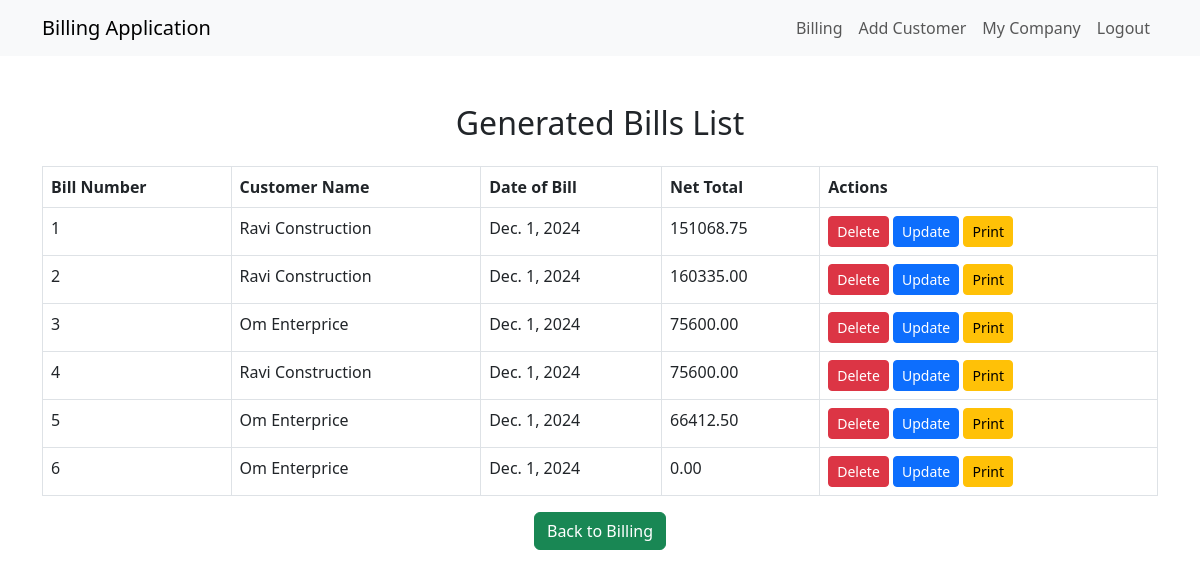
Before: /bill/bills/ with the older database file.
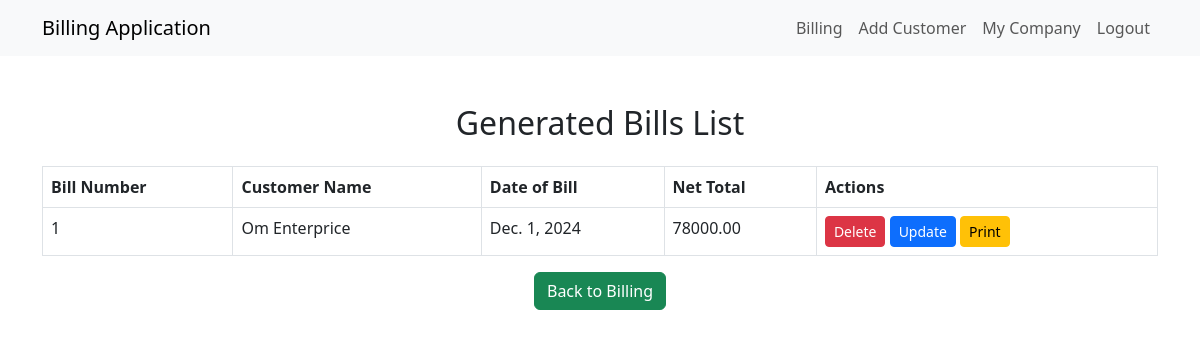
After: the same page with the newer database file.
### bill/models.py (models this page shows, shortened)
class Bill(models.Model):
    bill_number = models.PositiveIntegerField(unique=True)  # Unique bill number
    customer_name = models.CharField(max_length=255)  # Customer's name
    date_of_bill = models.DateField()  # Date of the bill
    net_total = models.DecimalField(max_digits=10, decimal_places=2)  # Total amount of the bill

### bill/views.py (the view)
# urls.py: path('bills/', views.bill_list_view, name='bill_list'),  # URL for bill list
def bill_list_view(request):
    bills = Bill.objects.all()  # Retrieve all bills
    return render(request, 'bill_list.html', {'bills': bills})

### bill/templates/bill_list.html (shortened to what this page needs)
<!DOCTYPE html>
<html lang="en">
<head>
    <link href="https://cdn.jsdelivr.net/npm/bootstrap@5.3.0/dist/css/bootstrap.min.css" rel="stylesheet">
</head>
<body>
    <nav class="navbar navbar-expand-lg navbar-light bg-light">
        <div class="container">
            <a class="navbar-brand" href="#">Billing Application</a>
            <div class="collapse navbar-collapse" id="navbarNav">
                <ul class="navbar-nav ms-auto">
                    <li class="nav-item">
                        <a class="nav-link" href="{% url 'bill' %}">Billing</a>
                    </li>
                    <li class="nav-item">
                        <a class="nav-link" href="{% url 'add_customer' %}">Add Customer</a>
                    </li>
                    <li class="nav-item">
                        <a class="nav-link" href="{% url 'my_company' %}">My Company</a>
                    </li>
                    <li class="nav-item">
                        <a class="nav-link" href="{% url 'logout' %}">Logout</a>
                    </li>
                </ul>
            </div>
        </div>
    </nav>
    <div class="container mt-5">
        <h2 class="text-center mb-4">Generated Bills List</h2>
        <table class="table table-bordered">
            <thead>
                <tr>
                    <th>Bill Number</th>
                    <th>Customer Name</th>
                    <th>Date of Bill</th>
                    <th>Net Total</th>
                    <th>Actions</th>
                </tr>
            </thead>
            <tbody>
                {% for bill in bills %}
                <tr>
                    <td>{{ bill.bill_number }}</td>
                    <td>{{ bill.customer_name }}</td>
                    <td>{{ bill.date_of_bill }}</td>
                    <td>{{ bill.net_total }}</td>
                    <td>
                        <form action="{% url 'delete_bill' bill.id %}" method="post" style="display:inline;">
                            <button type="submit" class="btn btn-danger btn-sm">Delete</button>
                        </form>
                        <a href="{% url 'update_bill' bill.id %}" class="btn btn-primary btn-sm">Update</a>
                        <a href="{% url 'generate_pdf' bill.bill_number %}" class="btn btn-warning btn-sm">Print</a>
                    </td>
                </tr>
                {% empty %}
                <tr>
                    <td colspan="5" class="text-center">No bills found.</td>
                </tr>
                {% endfor %}
            </tbody>
        </table>
        <div class="text-center">
            <a href="{% url 'bill' %}" class="btn btn-success">Back to Billing</a>
        </div>
    </div>
</body>
</html>

Changed rows visible on the page:
removed Bill: bill_number "1", customer_name "Ravi Construction", date_of_bill "Dec. 1, 2024", net_total "151068.75"
removed Bill: bill_number "2", customer_name "Ravi Construction", date_of_bill "Dec. 1, 2024", net_total "160335.00"
removed Bill: bill_number "3", customer_name "Om Enterprice", date_of_bill "Dec. 1, 2024", net_total "75600.00"
removed Bill: bill_number "4", customer_name "Ravi Construction", date_of_bill "Dec. 1, 2024", net_total "75600.00"
removed Bill: bill_number "5", customer_name "Om Enterprice", date_of_bill "Dec. 1, 2024", net_total "66412.50"
removed Bill: bill_number "6", customer_name "Om Enterprice", date_of_bill "Dec. 1, 2024", net_total "0.00"
added Bill: bill_number "1", customer_name "Om Enterprice", date_of_bill "Dec. 1, 2024", net_total "78000.00"
